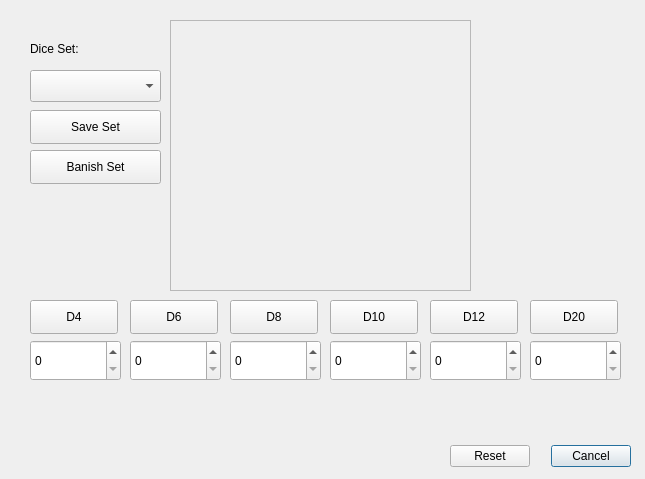
<?xml version="1.0" encoding="UTF-8"?>
<ui version="4.0">
 <class>Dialog</class>
 <widget class="QDialog" name="Dialog">
  <property name="geometry">
   <rect>
    <x>0</x>
    <y>0</y>
    <width>645</width>
    <height>479</height>
   </rect>
  </property>
  <property name="windowTitle">
   <string>Dialog</string>
  </property>
  <widget class="QDialogButtonBox" name="buttonBox">
   <property name="geometry">
    <rect>
     <x>450</x>
     <y>440</y>
     <width>181</width>
     <height>32</height>
    </rect>
   </property>
   <property name="orientation">
    <enum>Qt::Horizontal</enum>
   </property>
   <property name="standardButtons">
    <set>QDialogButtonBox::Cancel|QDialogButtonBox::Reset</set>
   </property>
  </widget>
  <widget class="QFrame" name="frame">
   <property name="geometry">
    <rect>
     <x>170</x>
     <y>20</y>
     <width>301</width>
     <height>271</height>
    </rect>
   </property>
   <property name="frameShape">
    <enum>QFrame::StyledPanel</enum>
   </property>
   <property name="frameShadow">
    <enum>QFrame::Raised</enum>
   </property>
  </widget>
  <widget class="QPushButton" name="pushButton">
   <property name="geometry">
    <rect>
     <x>30</x>
     <y>300</y>
     <width>88</width>
     <height>34</height>
    </rect>
   </property>
   <property name="text">
    <string>D4</string>
   </property>
  </widget>
  <widget class="QPushButton" name="pushButton_2">
   <property name="geometry">
    <rect>
     <x>130</x>
     <y>300</y>
     <width>88</width>
     <height>34</height>
    </rect>
   </property>
   <property name="text">
    <string>D6</string>
   </property>
  </widget>
  <widget class="QPushButton" name="pushButton_3">
   <property name="geometry">
    <rect>
     <x>230</x>
     <y>300</y>
     <width>88</width>
     <height>34</height>
    </rect>
   </property>
   <property name="text">
    <string>D8</string>
   </property>
  </widget>
  <widget class="QPushButton" name="pushButton_4">
   <property name="geometry">
    <rect>
     <x>330</x>
     <y>300</y>
     <width>88</width>
     <height>34</height>
    </rect>
   </property>
   <property name="text">
    <string>D10</string>
   </property>
  </widget>
  <widget class="QPushButton" name="pushButton_5">
   <property name="geometry">
    <rect>
     <x>430</x>
     <y>300</y>
     <width>88</width>
     <height>34</height>
    </rect>
   </property>
   <property name="text">
    <string>D12</string>
   </property>
  </widget>
  <widget class="QPushButton" name="pushButton_6">
   <property name="geometry">
    <rect>
     <x>530</x>
     <y>300</y>
     <width>88</width>
     <height>34</height>
    </rect>
   </property>
   <property name="text">
    <string>D20</string>
   </property>
  </widget>
  <widget class="QSpinBox" name="spinBox">
   <property name="geometry">
    <rect>
     <x>30</x>
     <y>340</y>
     <width>91</width>
     <height>41</height>
    </rect>
   </property>
  </widget>
  <widget class="QSpinBox" name="spinBox_2">
   <property name="geometry">
    <rect>
     <x>130</x>
     <y>340</y>
     <width>91</width>
     <height>41</height>
    </rect>
   </property>
  </widget>
  <widget class="QSpinBox" name="spinBox_3">
   <property name="geometry">
    <rect>
     <x>230</x>
     <y>340</y>
     <width>91</width>
     <height>41</height>
    </rect>
   </property>
  </widget>
  <widget class="QSpinBox" name="spinBox_4">
   <property name="geometry">
    <rect>
     <x>430</x>
     <y>340</y>
     <width>91</width>
     <height>41</height>
    </rect>
   </property>
  </widget>
  <widget class="QSpinBox" name="spinBox_5">
   <property name="geometry">
    <rect>
     <x>530</x>
     <y>340</y>
     <width>91</width>
     <height>41</height>
    </rect>
   </property>
  </widget>
  <widget class="QSpinBox" name="spinBox_6">
   <property name="geometry">
    <rect>
     <x>330</x>
     <y>340</y>
     <width>91</width>
     <height>41</height>
    </rect>
   </property>
  </widget>
  <widget class="QComboBox" name="comboBox">
   <property name="geometry">
    <rect>
     <x>30</x>
     <y>70</y>
     <width>131</width>
     <height>32</height>
    </rect>
   </property>
   <property name="toolTip">
    <string>&lt;html&gt;&lt;head/&gt;&lt;body&gt;&lt;p&gt;Dice sets is like swapping a baggie of dice for another one.&lt;br/&gt;when your current set of dice just ain't giving you the luck&lt;/p&gt;&lt;p&gt;you need, just swap to another! Although dice sets are&lt;/p&gt;&lt;p&gt;randomly generated, you can save a die set in your personal&lt;/p&gt;&lt;p&gt;box if they brought you good luck.&lt;/p&gt;&lt;p&gt;saved sets will be marked with a star.&lt;br/&gt;&lt;br/&gt;(Disclaimer, all dice are 100% RNG, and sets just change the RNG seed and dice textures.)&lt;/p&gt;&lt;/body&gt;&lt;/html&gt;</string>
   </property>
   <property name="whatsThis">
    <string>&lt;html&gt;&lt;head/&gt;&lt;body&gt;&lt;p&gt;Dice sets is like swapping a baggie of dice for another one.&lt;br/&gt;when your current set of dice just ain't giving you the luck&lt;/p&gt;&lt;p&gt;you need, just swap to another! Although dice sets are&lt;/p&gt;&lt;p&gt;randomly generated, you can save a die set in your personal&lt;/p&gt;&lt;p&gt;box if they brought you good luck.&lt;br/&gt;&lt;br/&gt;(Disclaimer, all dice are 100% RNG, and sets just change the&lt;/p&gt;&lt;p&gt;RNG seed and dice textures.)&lt;/p&gt;&lt;/body&gt;&lt;/html&gt;</string>
   </property>
  </widget>
  <widget class="QLabel" name="label">
   <property name="geometry">
    <rect>
     <x>30</x>
     <y>40</y>
     <width>71</width>
     <height>18</height>
    </rect>
   </property>
   <property name="text">
    <string>Dice Set:</string>
   </property>
  </widget>
  <widget class="QPushButton" name="pushButton_7">
   <property name="geometry">
    <rect>
     <x>30</x>
     <y>110</y>
     <width>131</width>
     <height>34</height>
    </rect>
   </property>
   <property name="text">
    <string>Save Set</string>
   </property>
  </widget>
  <widget class="QPushButton" name="pushButton_8">
   <property name="geometry">
    <rect>
     <x>30</x>
     <y>150</y>
     <width>131</width>
     <height>34</height>
    </rect>
   </property>
   <property name="toolTip">
    <string>&lt;html&gt;&lt;head/&gt;&lt;body&gt;&lt;p&gt;This button removes a dice set. if this is a previously saved dice set, it will be removed from your saved dice.&lt;/p&gt;&lt;/body&gt;&lt;/html&gt;</string>
   </property>
   <property name="text">
    <string>Banish Set</string>
   </property>
  </widget>
 </widget>
 <resources/>
 <connections>
  <connection>
   <sender>buttonBox</sender>
   <signal>accepted()</signal>
   <receiver>Dialog</receiver>
   <slot>accept()</slot>
   <hints>
    <hint type="sourcelabel">
     <x>248</x>
     <y>254</y>
    </hint>
    <hint type="destinationlabel">
     <x>157</x>
     <y>274</y>
    </hint>
   </hints>
  </connection>
  <connection>
   <sender>buttonBox</sender>
   <signal>rejected()</signal>
   <receiver>Dialog</receiver>
   <slot>reject()</slot>
   <hints>
    <hint type="sourcelabel">
     <x>316</x>
     <y>260</y>
    </hint>
    <hint type="destinationlabel">
     <x>286</x>
     <y>274</y>
    </hint>
   </hints>
  </connection>
 </connections>
</ui>
